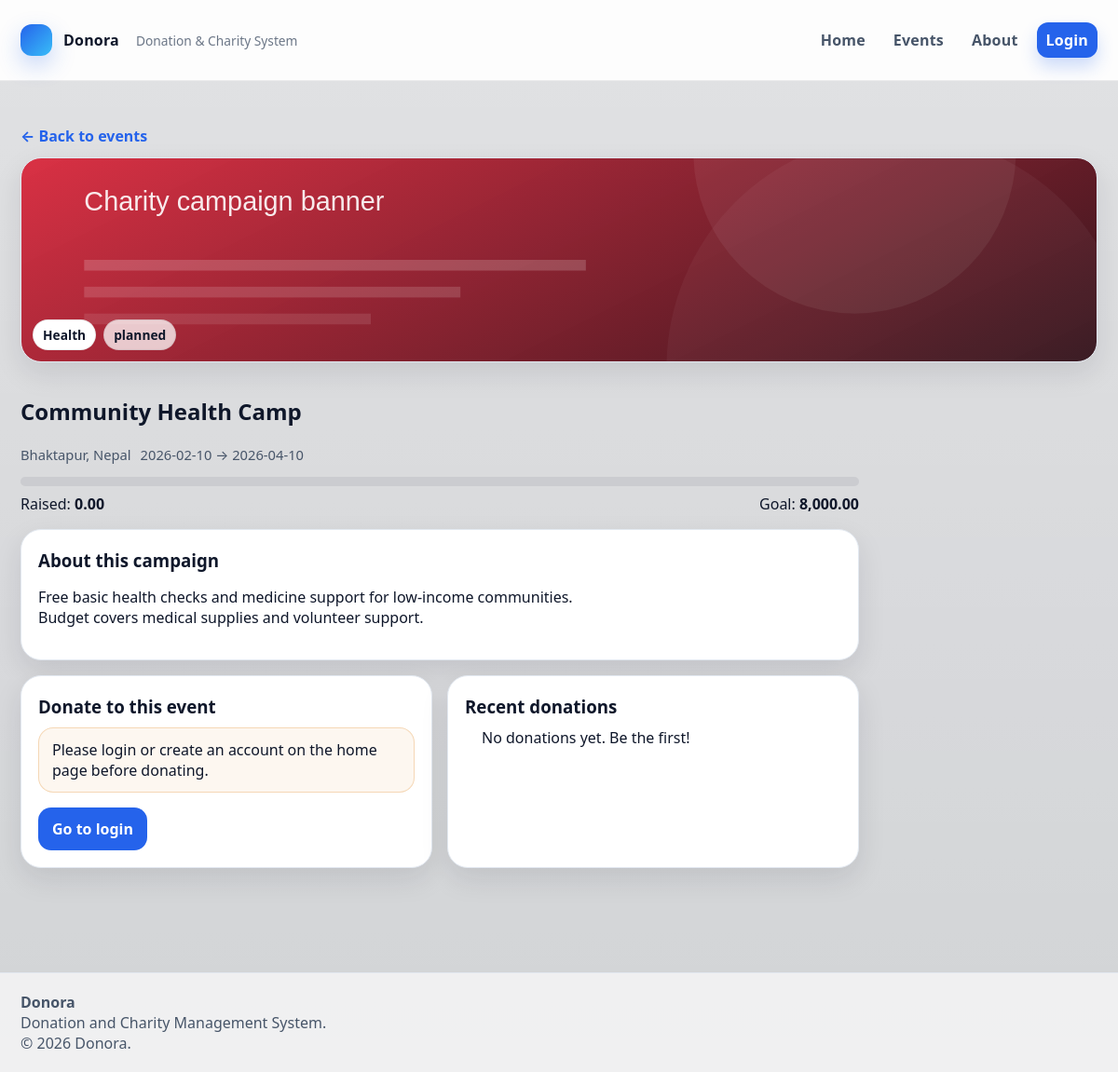
/event.php?id=3, run on the app's committed database.
### tables this page shows
CREATE TABLE events (
  id INT AUTO_INCREMENT PRIMARY KEY,
  title VARCHAR(180) NOT NULL,
  category VARCHAR(80) NOT NULL,
  location VARCHAR(140) NOT NULL,
  start_date DATE NOT NULL,
  end_date DATE NOT NULL,
  goal_amount DECIMAL(10,2) NOT NULL DEFAULT 0.00,
  banner VARCHAR(255) NULL,
  description TEXT NOT NULL,
  status ENUM('ongoing','completed','planned') NOT NULL DEFAULT 'planned',
  created_at DATETIME NOT NULL DEFAULT CURRENT_TIMESTAMP
);

### includes/bootstrap.php (called while the page is built, shortened)
<?php
function h(string $s): string {
    return htmlspecialchars($s, ENT_QUOTES, 'UTF-8');
}
function current_user(): ?array {
    return $_SESSION['user'] ?? null;
}
function db_one(PDO $pdo, string $sql, array $params = []): ?array {
    $st = $pdo->prepare($sql);
    $st->execute($params);
    $row = $st->fetch();
    return $row ?: null;
}
function db_all(PDO $pdo, string $sql, array $params = []): array {
    $st = $pdo->prepare($sql);
    $st->execute($params);
    return $st->fetchAll();
}

### public/event.php (the view, shortened to what this page needs)
<?php
require_once __DIR__ . '/../includes/header.php';
$id = (int)($_GET['id'] ?? 0);
$event = db_one($pdo, "SELECT e.*, (SELECT COALESCE(SUM(amount),0) FROM donations d WHERE d.event_id=e.id) AS raised
  FROM events e WHERE e.id=?", [$id]);
$goal = (float)$event['goal_amount'];
$raised = (float)$event['raised'];
$banner = $event['banner'] ?: '../assets/img/banner_default.svg';
$u = current_user();
?>
<section class="section">
  <a class="back" href="index.php#events">← Back to events</a>
  <div class="event">
    <div class="event__banner" style="background-image:url('<?= h($banner) ?>')">
      <div class="chipRow">
        <span class="chip"><?= h($event['category']) ?></span>
        <span class="chip chip--soft"><?= h($event['status']) ?></span>
      </div>
    </div>
    <div class="event__body">
      <h2><?= h($event['title']) ?></h2>
      <div class="meta">
        <span><?= h($event['location']) ?></span>
        <span><?= h($event['start_date']) ?> → <?= h($event['end_date']) ?></span>
      </div>
      <div class="bar" style="margin-top:14px">
      </div>
      <div class="row between" style="margin-top:8px">
        <div class="muted">Raised: <b><?= h(number_format($raised,2)) ?></b></div>
        <div class="muted">Goal: <b><?= h(number_format($goal,2)) ?></b></div>
      </div>
      <div class="panel" style="margin-top:16px">
        <h3>About this campaign</h3>
        <p class="muted" style="white-space:pre-wrap"><?= h($event['description']) ?></p>
      </div>
      <div class="twoCol" style="margin-top:16px">
        <div class="panel">
          <h3>Donate to this event</h3>
          <?php if (!$u): ?>
            <div class="alert alert--warn">Please login or create an account on the home page before donating.</div>
            <a class="btn" href="index.php#auth">Go to login</a>
          <?php elseif (($u['role'] ?? '') !== 'user'): ?>
            <div class="alert alert--warn">Admin accounts cannot donate. Please use a user account.</div>
          <?php endif; ?>
        </div>
        <div class="panel">
          <h3>Recent donations</h3>
          <?php $recent = db_all($pdo, "SELECT d.amount,d.message,d.donated_at,u.name
            FROM donations d JOIN users u ON u.id=d.user_id
            WHERE d.event_id=? ORDER BY d.donated_at DESC LIMIT 6", [$id]); ?>
          <div class="list">
            <?php if (!$recent): ?>
              <div class="muted">No donations yet. Be the first!</div>
            <?php endif; ?>
          </div>
        </div>
      </div>
    </div>
  </div>
</section>
<?php require_once __DIR__ . '/../includes/footer.php'; ?>

### assets/css/style.css (style rules this page uses)
:root { --bg: #f5f8ff; --bg2:#eef4ff; --card:#ffffff; --card2:#f8fbff; --text:#0f172a; --muted:#475569; --line:#e2e8f0; --blue:#2563eb; --blue2:#1d4ed8; --blueSoft: rgba(37,99,235,.10); --good:#16a34a; --warn:#d97706; --bad:#dc2626; --shadow: 0 12px 30px rgba(15,23,42,.10); --radius:18px; --radius2:22px; --font: ui-sans-serif, system-ui, -apple-system, Segoe UI, Roboto, Helvetica, Arial; }
* { box-sizing:border-box }
html,body { height:100% }
a { color:inherit }
.section { padding:32px 0 }
.chipRow { position:absolute;left:12px;bottom:12px;display:flex;gap:8px;flex-wrap:wrap }
.chip { display:inline-flex;align-items:center; padding:6px 10px;border-radius:999px; background:#fff; border:1px solid rgba(2,6,23,.08); font-size:.86rem;font-weight:700; }
.chip--soft { background:rgba(255,255,255,.75) }
.meta { display:flex;gap:10px;flex-wrap:wrap;color:var(--muted);font-size:.92rem }
.bar { height:10px;border-radius:999px;background: rgba(15,23,42,.07);overflow:hidden }
.row { display:flex;gap:10px;align-items:center }
.between { justify-content:space-between }
.btn { display:inline-flex;align-items:center;justify-content:center; gap:8px; padding:11px 14px; border-radius:14px; border:1px solid rgba(37,99,235,.18); background: var(--blue); color:#fff; cursor:pointer; text-decoration:none; font-weight:700; }
.panel { background: var(--card); border:1px solid var(--line); border-radius: var(--radius2); box-shadow: var(--shadow); padding:16px; }
.twoCol { display:grid;grid-template-columns:1fr 1fr;gap:16px }
.list { display:grid;gap:10px }
.alert { padding:12px 14px; border-radius:16px; border:1px solid var(--line); background: #fff; margin: 10px 0 16px; }
.alert--warn { border-color: rgba(217,119,6,.25); background: rgba(217,119,6,.06) }
.event { display:grid;grid-template-columns: 1fr;gap:16px }
.event__banner { height:220px;border-radius: var(--radius2); background-size:cover;background-position:center; border:1px solid var(--line); box-shadow: var(--shadow); position:relative; overflow:hidden; }
.event__body { max-width:900px }
.back { display:inline-flex;gap:8px;align-items:center;text-decoration:none;color:var(--blue);font-weight:700;margin-bottom:12px }
.section { padding-top:22px }
.panel { padding:18px }
.panel h3 { margin:2px 0 10px }
.list { margin:0;padding-left:18px }
body { margin:0; font-family:var(--font); color:var(--text); background: #0b1220 url("../img/site_bg.png") center/cover no-repeat fixed !important; }
body::before { content:""; position:fixed; inset:0; background:linear-gradient(180deg,rgba(255,255,255,.88),rgba(255,255,255,.82)); pointer-events:none; z-index:-1; }
.section { background: transparent !important; }
html, body { height:100%; }
body { display:flex; flex-direction:column; }

### data on the page
events: banner (placeholder picture), category "Health", status "planned", title "Community Health Camp", location "Bhaktapur, Nepal", start_date "2026-02-10", end_date "2026-04-10", goal_amount "8,000.00", description "Free basic health checks and medicine support for low-income communities. Budget covers medical supplies and volunteer support."

### other printed values
$raised "0.00"
